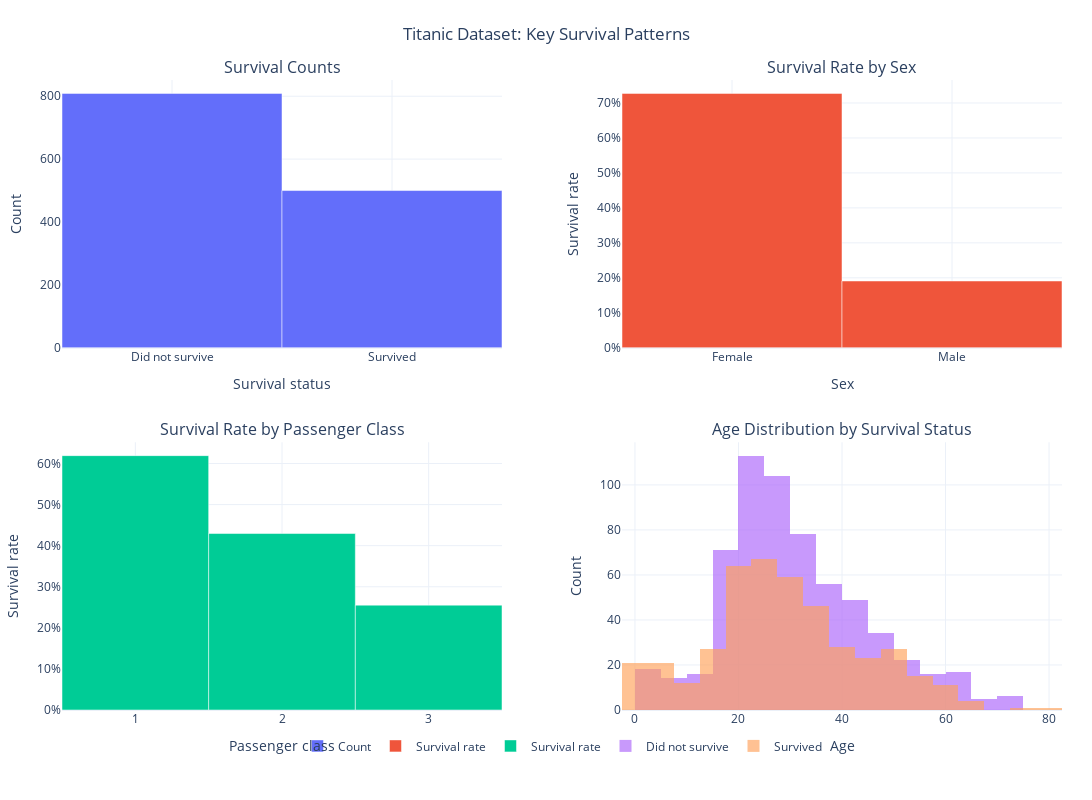

Notebook code for this chart:
### Markdown cell above
### ✏️ Exercise: Visualize the Titanic Dataset

#### **Prompt:**

Create a clean, well-organized Plotly figure with multiple subplots to visualize key metrics from the Titanic dataset. Use a single figure with clearly labeled subplots showing: (1) survival counts, (2) survival rate by sex, (3) survival rate by passenger class, and (4) age distribution split by survival status. Ensure consistent styling across subplots, readable axis labels and titles, and an overall layout suitable for teaching (minimal clutter, clear legends, and appropriate spacing).

### Code cell
import numpy as np
import pandas as pd
import plotly.graph_objects as go
from plotly.subplots import make_subplots

# ---- Assume df already exists from fetch_openml ----
# df = titanic.frame

# Basic cleaning / type coercion for the columns we need
df_plot = df.copy()

# Coerce survived to numeric 0/1 (OpenML can provide strings)
df_plot["survived"] = pd.to_numeric(df_plot["survived"], errors="coerce")
df_plot = df_plot[df_plot["survived"].notna()].copy()
df_plot["survived"] = df_plot["survived"].astype(int)

# Normalize a few key fields
df_plot["sex"] = df_plot["sex"].astype(str).str.strip().str.lower()
df_plot["embarked"] = df_plot["embarked"].astype(str).str.strip()

df_plot["pclass"] = pd.to_numeric(df_plot["pclass"], errors="coerce")
df_plot["age"] = pd.to_numeric(df_plot["age"], errors="coerce")

# Map survived for nicer legends
df_plot["survival_status"] = df_plot["survived"].map({0: "Did not survive", 1: "Survived"})

# ---------- (1) Survival counts ----------
survival_counts = (
    df_plot["survival_status"]
    .value_counts()
    .reindex(["Did not survive", "Survived"])
)

# ---------- (2) Survival rate by sex ----------
# Use mean of survived (0/1) as survival rate; drop missing sex
sex_rates = (
    df_plot.dropna(subset=["sex"])
    .groupby("sex")["survived"]
    .mean()
    .sort_values(ascending=False)
)

# ---------- (3) Survival rate by passenger class ----------
pclass_rates = (
    df_plot.dropna(subset=["pclass"])
    .groupby("pclass")["survived"]
    .mean()
    .sort_index()
)

# ---------- (4) Age distribution split by survival ----------
age_df = df_plot.dropna(subset=["age", "survival_status"]).copy()

# ---------- Build subplots ----------
fig = make_subplots(
    rows=2, cols=2,
    subplot_titles=(
        "Survival Counts",
        "Survival Rate by Sex",
        "Survival Rate by Passenger Class",
        "Age Distribution by Survival Status"
    ),
    horizontal_spacing=0.12,
    vertical_spacing=0.15
)

# (1) Survival counts (bar)
fig.add_trace(
    go.Bar(
        x=survival_counts.index,
        y=survival_counts.values,
        name="Count",
        marker_line_width=0.5,
        hovertemplate="Status: %{x}<br>Count: %{y}<extra></extra>"
    ),
    row=1, col=1
)

# (2) Survival rate by sex (bar)
fig.add_trace(
    go.Bar(
        x=sex_rates.index.str.title(),
        y=sex_rates.values,
        name="Survival rate",
        marker_line_width=0.5,
        hovertemplate="Sex: %{x}<br>Survival rate: %{y:.2%}<extra></extra>"
    ),
    row=1, col=2
)

# (3) Survival rate by pclass (bar)
fig.add_trace(
    go.Bar(
        x=[str(int(c)) for c in pclass_rates.index],
        y=pclass_rates.values,
        name="Survival rate",
        marker_line_width=0.5,
        hovertemplate="Class: %{x}<br>Survival rate: %{y:.2%}<extra></extra>"
    ),
    row=2, col=1
)

# (4) Age distribution by survival (histogram overlay)
# Use two hist traces to compare
for status in ["Did not survive", "Survived"]:
    ages = age_df.loc[age_df["survival_status"] == status, "age"]
    fig.add_trace(
        go.Histogram(
            x=ages,
            name=status,
            opacity=0.65,
            nbinsx=30,
            hovertemplate=f"{status}<br>Age: %{{x}}<br>Count: %{{y}}<extra></extra>"
        ),
        row=2, col=2
    )

# Make the histograms overlay instead of stack
fig.update_layout(barmode="overlay")

# ---------- Teaching-friendly layout ----------
fig.update_layout(
    title=dict(text="Titanic Dataset: Key Survival Patterns", x=0.5),
    template="plotly_white",
    height=800,
    width=1100,
    legend=dict(
        orientation="h",
        yanchor="bottom",
        y=-0.08,
        xanchor="center",
        x=0.5
    ),
    margin=dict(l=60, r=30, t=80, b=90),
)

# Axis labels + formatting
fig.update_yaxes(title_text="Count", row=1, col=1)
fig.update_yaxes(title_text="Survival rate", tickformat=".0%", row=1, col=2)
fig.update_yaxes(title_text="Survival rate", tickformat=".0%", row=2, col=1)
fig.update_yaxes(title_text="Count", row=2, col=2)

fig.update_xaxes(title_text="Survival status", row=1, col=1)
fig.update_xaxes(title_text="Sex", row=1, col=2)
fig.update_xaxes(title_text="Passenger class", row=2, col=1)
fig.update_xaxes(title_text="Age", row=2, col=2)

# Slightly reduce visual clutter: light gridlines, consistent fonts
fig.update_xaxes(showgrid=True, gridwidth=1)
fig.update_yaxes(showgrid=True, gridwidth=1)

fig.show()

### Figure 1 — Plotly figure (JSON) as saved in the notebook; plotly's stock layout.template omitted (floating-point values rounded to 4 significant figures; data arrays with more than 128 entries replaced by an {"elided": "..."} marker saying what was removed)
{"data": [{"hovertemplate": "Status: %{x}<br>Count: %{y}<extra></extra>", "marker": {"line": {"width": 0.5}}, "name": "Count", "type": "bar", "x": ["Did not survive", "Survived"], "xaxis": "x", "y": [809, 500], "yaxis": "y"}, {"hovertemplate": "Sex: %{x}<br>Survival rate: %{y:.2%}<extra></extra>", "marker": {"line": {"width": 0.5}}, "name": "Survival rate", "type": "bar", "x": ["Female", "Male"], "xaxis": "x2", "y": [0.7275, 0.191], "yaxis": "y2"}, {"hovertemplate": "Class: %{x}<br>Survival rate: %{y:.2%}<extra></extra>", "marker": {"line": {"width": 0.5}}, "name": "Survival rate", "type": "bar", "x": ["1", "2", "3"], "xaxis": "x3", "y": [0.6192, 0.4296, 0.2553], "yaxis": "y3"}, {"hovertemplate": "Did not survive<br>Age: %{x}<br>Count: %{y}<extra></extra>", "name": "Did not survive", "nbinsx": 30, "opacity": 0.65, "type": "histogram", "x": {"elided": "619 float values"}, "xaxis": "x4", "yaxis": "y4"}, {"hovertemplate": "Survived<br>Age: %{x}<br>Count: %{y}<extra></extra>", "name": "Survived", "nbinsx": 30, "opacity": 0.65, "type": "histogram", "x": {"elided": "427 float values"}, "xaxis": "x4", "yaxis": "y4"}], "layout": {"annotations": [{"font": {"size": 16}, "showarrow": false, "text": "Survival Counts", "x": 0.22, "xanchor": "center", "xref": "paper", "y": 1, "yanchor": "bottom", "yref": "paper"}, {"font": {"size": 16}, "showarrow": false, "text": "Survival Rate by Sex", "x": 0.78, "xanchor": "center", "xref": "paper", "y": 1, "yanchor": "bottom", "yref": "paper"}, {"font": {"size": 16}, "showarrow": false, "text": "Survival Rate by Passenger Class", "x": 0.22, "xanchor": "center", "xref": "paper", "y": 0.425, "yanchor": "bottom", "yref": "paper"}, {"font": {"size": 16}, "showarrow": false, "text": "Age Distribution by Survival Status", "x": 0.78, "xanchor": "center", "xref": "paper", "y": 0.425, "yanchor": "bottom", "yref": "paper"}], "barmode": "overlay", "height": 800, "legend": {"orientation": "h", "x": 0.5, "xanchor": "center", "y": -0.08, "yanchor": "bottom"}, "margin": {"b": 90, "l": 60, "r": 30, "t": 80}, "title": {"text": "Titanic Dataset: Key Survival Patterns", "x": 0.5}, "width": 1100, "xaxis": {"anchor": "y", "domain": [0, 0.44], "gridwidth": 1, "showgrid": true, "title": {"text": "Survival status"}}, "xaxis2": {"anchor": "y2", "domain": [0.56, 1], "gridwidth": 1, "showgrid": true, "title": {"text": "Sex"}}, "xaxis3": {"anchor": "y3", "domain": [0, 0.44], "gridwidth": 1, "showgrid": true, "title": {"text": "Passenger class"}}, "xaxis4": {"anchor": "y4", "domain": [0.56, 1], "gridwidth": 1, "showgrid": true, "title": {"text": "Age"}}, "yaxis": {"anchor": "x", "domain": [0.575, 1], "gridwidth": 1, "showgrid": true, "title": {"text": "Count"}}, "yaxis2": {"anchor": "x2", "domain": [0.575, 1], "gridwidth": 1, "showgrid": true, "tickformat": ".0%", "title": {"text": "Survival rate"}}, "yaxis3": {"anchor": "x3", "domain": [0, 0.425], "gridwidth": 1, "showgrid": true, "tickformat": ".0%", "title": {"text": "Survival rate"}}, "yaxis4": {"anchor": "x4", "domain": [0, 0.425], "gridwidth": 1, "showgrid": true, "title": {"text": "Count"}}}}
